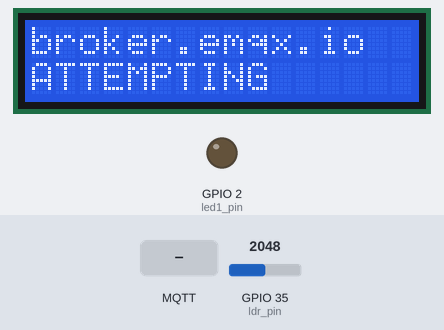
The sketch below on a simulated ESP32. On the bench: 16×2 character LCD, output pins drawn as LEDs (lit = HIGH). The inputs (shaded band) are chosen by the test bench; at power-on: GPIO 35 (ldr_pin) = 2048. WiFi joins after 1.5 s; servers stay silent unless stated; no MQTT or app messages arrive unless stated; what the sketch prints to the serial monitor is not drawn.

Above: at 0.7 s.
At 2.8 s:
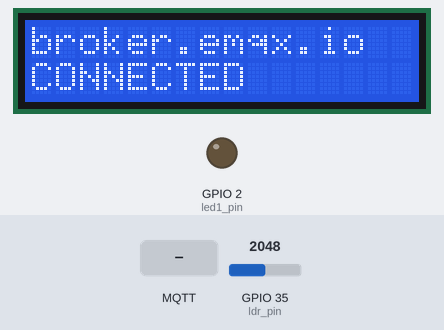
2.9 s: MQTT message "on" arrives on the first subscribed topic
At 3.6 s:
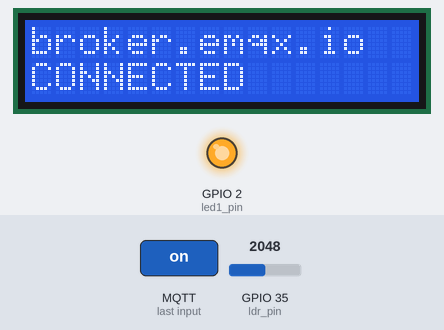
4.4 s: MQTT message "off" arrives on the first subscribed topic
At 4.7 s:
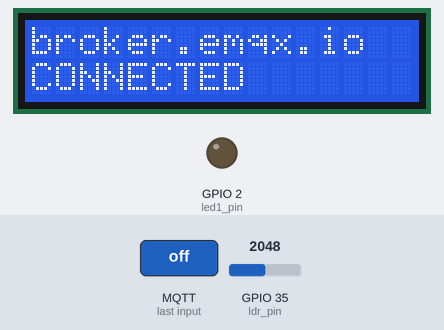
Timing chart, 0 to 7.4 s (numbered marks = the images above; inputs shaded):
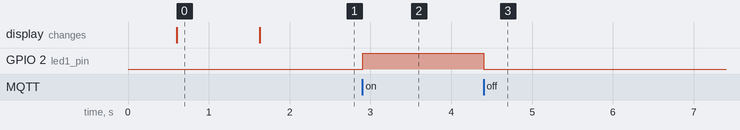

The sketch:

membaca_ldr_ke_mqtt.ino
```cpp
/*
 * JOB 3 : Membaca infrared via mqtt
 * Written by : Muhammad Husni Muttaqin (1503467)
 *
 */


#include <WiFi.h>
#include <PubSubClient.h>
#include <Wire.h>

#include <LiquidCrystal_I2C.h>
LiquidCrystal_I2C lcd(0x27, 16, 2);


const char* ssid = "Wifihusni12";
const char* password = "123456789";
const char* mqtt_server = "broker.emqx.io";

WiFiClient espClient;
PubSubClient client(espClient);
long lastMsg = 0;
char msg[50];
int value = 0;

const int led1_pin = 2;

const int ldr_pin = 35;

int ldr_value;

unsigned long data_send_time;
unsigned long data_send_time_prev;
unsigned long data_send_period = 1000;

void setup() {

  lcd.begin();
  lcd.clear();
  lcd.backlight();
  lcd.setCursor(0,0);
  lcd.print(mqtt_server);


  Serial.begin(115200);
  setup_wifi();
  client.setServer(mqtt_server, 1883);
  client.setCallback(callback);

  pinMode(led1_pin, OUTPUT);
  pinMode(ldr_pin, INPUT);

}

void setup_wifi() {
  delay(10);
  Serial.println();
  Serial.print("Connecting to ");
  Serial.println(ssid);
  WiFi.begin(ssid, password);

  while (WiFi.status() != WL_CONNECTED) {
    delay(500);
    Serial.print(".");
    lcd.setCursor(0,1);
    lcd.print("ATTEMPTING");
  }

  Serial.println("");
  Serial.println("WiFi connected");
  Serial.println("IP address: ");
  Serial.println(WiFi.localIP());
  lcd.setCursor(0,1);
  lcd.print("CONNECTED ");
}

void callback(char* topic, byte* message, unsigned int length) {
  Serial.print("Message arrived on topic: ");
  Serial.print(topic);
  Serial.print(". Message: ");
  String messageTemp;

  for (int i = 0; i < length; i++) {
    Serial.print((char)message[i]);
    messageTemp += (char)message[i];
  }
  Serial.println();


  if (String(topic) == "trainer_iot_upi_01/led1") {
    Serial.print("Changing output to ");
    if(messageTemp == "on"){
      Serial.println("ON");
      digitalWrite(led1_pin, HIGH);
    }
    else if(messageTemp == "off"){
      Serial.println("OFF");
      digitalWrite(led1_pin, LOW);
    }
  }
}


void reconnect() {
  while (!client.connected()) {
    Serial.print("Attempting MQTT connection...");
    if (client.connect("ESP32Client")) {
      Serial.println("connected");
      client.subscribe("trainer_iot_upi_01/led1");

    } else {
      Serial.print("failed, rc=");
      Serial.print(client.state());
      Serial.println(" try again in 5 seconds");
      delay(5000);
    }
  }
}


void loop() {
  if (!client.connected()) {
    reconnect();

  }

  data_send_time = millis() - data_send_time_prev;
  if (data_send_time > data_send_period){

    ldr_value = 4096 - analogRead(ldr_pin);
    char ldr_value_send[8];
    dtostrf(ldr_value, 1, 2, ldr_value_send);
    client.publish("trainer_iot_upi_01/ldr", ldr_value_send);
    Serial.println("data sent");
    data_send_time_prev = millis();
  }


  client.loop();
  }
```

Measured:
- after the input at 2.9 s, GPIO 2 (led1_pin): LOW → HIGH at once
- after the input at 4.4 s, GPIO 2 (led1_pin): HIGH → LOW at once
- what the display in image 0 shows lasts 1.0 s, from 0.6 s to 1.6 s
